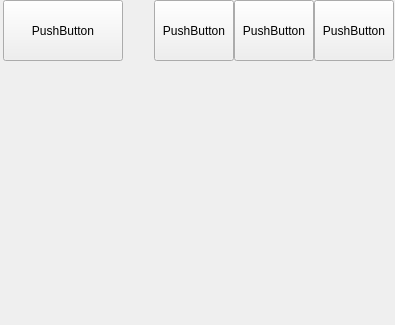
<?xml version="1.0" encoding="UTF-8"?>
<ui version="4.0">
 <class>Form</class>
 <widget class="QWidget" name="Form">
  <property name="geometry">
   <rect>
    <x>0</x>
    <y>0</y>
    <width>395</width>
    <height>325</height>
   </rect>
  </property>
  <property name="windowTitle">
   <string>Form</string>
  </property>
  <widget class="QWidget" name="">
   <property name="geometry">
    <rect>
     <x>3</x>
     <y>0</y>
     <width>391</width>
     <height>61</height>
    </rect>
   </property>
   <layout class="QHBoxLayout" name="horizontalLayout_2">
    <item>
     <widget class="QPushButton" name="pushButton_4">
      <property name="sizePolicy">
       <sizepolicy hsizetype="Expanding" vsizetype="Expanding">
        <horstretch>0</horstretch>
        <verstretch>0</verstretch>
       </sizepolicy>
      </property>
      <property name="text">
       <string>PushButton</string>
      </property>
     </widget>
    </item>
    <item>
     <spacer name="horizontalSpacer">
      <property name="orientation">
       <enum>Qt::Horizontal</enum>
      </property>
      <property name="sizeType">
       <enum>QSizePolicy::Fixed</enum>
      </property>
      <property name="sizeHint" stdset="0">
       <size>
        <width>25</width>
        <height>20</height>
       </size>
      </property>
     </spacer>
    </item>
    <item>
     <layout class="QHBoxLayout" name="horizontalLayout">
      <property name="spacing">
       <number>0</number>
      </property>
      <property name="sizeConstraint">
       <enum>QLayout::SetDefaultConstraint</enum>
      </property>
      <item>
       <widget class="QPushButton" name="pushButton_3">
        <property name="sizePolicy">
         <sizepolicy hsizetype="Expanding" vsizetype="Expanding">
          <horstretch>0</horstretch>
          <verstretch>0</verstretch>
         </sizepolicy>
        </property>
        <property name="text">
         <string>PushButton</string>
        </property>
       </widget>
      </item>
      <item>
       <widget class="QPushButton" name="pushButton_2">
        <property name="sizePolicy">
         <sizepolicy hsizetype="Expanding" vsizetype="Expanding">
          <horstretch>0</horstretch>
          <verstretch>0</verstretch>
         </sizepolicy>
        </property>
        <property name="text">
         <string>PushButton</string>
        </property>
       </widget>
      </item>
      <item>
       <widget class="QPushButton" name="pushButton">
        <property name="sizePolicy">
         <sizepolicy hsizetype="Expanding" vsizetype="Expanding">
          <horstretch>0</horstretch>
          <verstretch>0</verstretch>
         </sizepolicy>
        </property>
        <property name="text">
         <string>PushButton</string>
        </property>
       </widget>
      </item>
     </layout>
    </item>
   </layout>
  </widget>
 </widget>
 <resources/>
 <connections/>
</ui>
